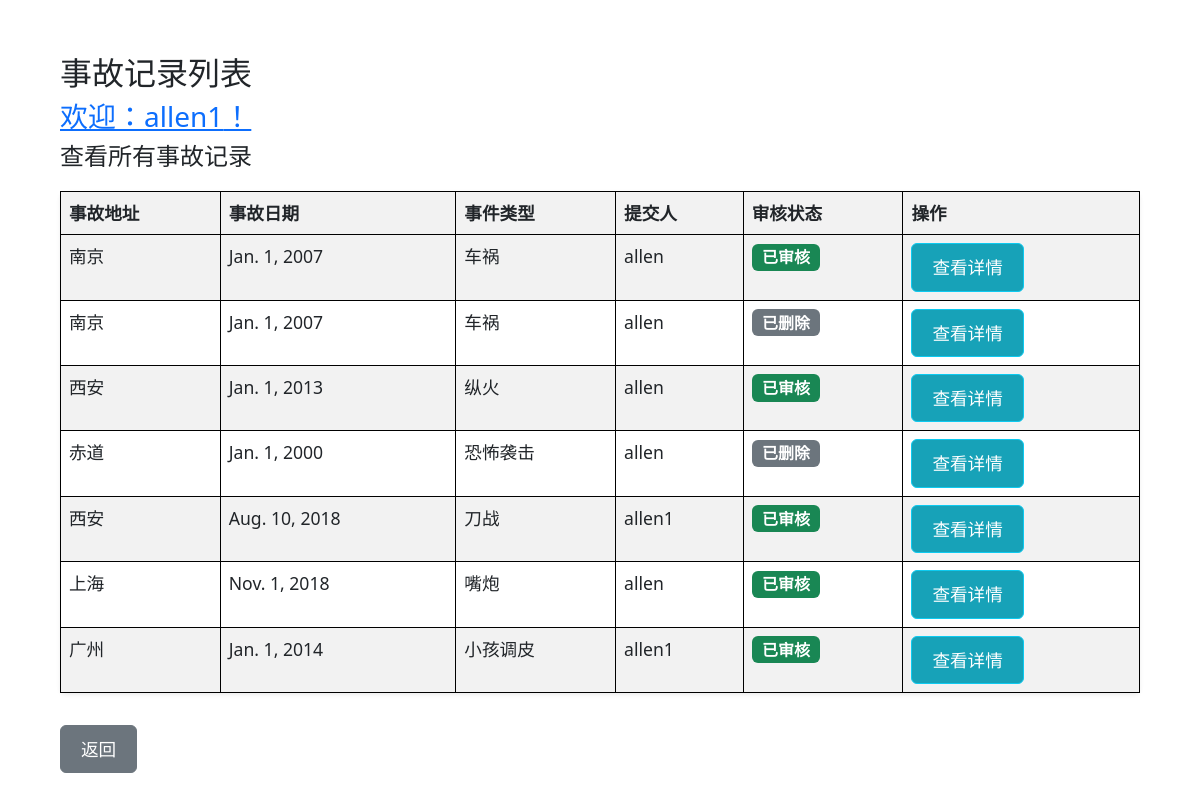
The app's page /accident/ (signed in), older data.
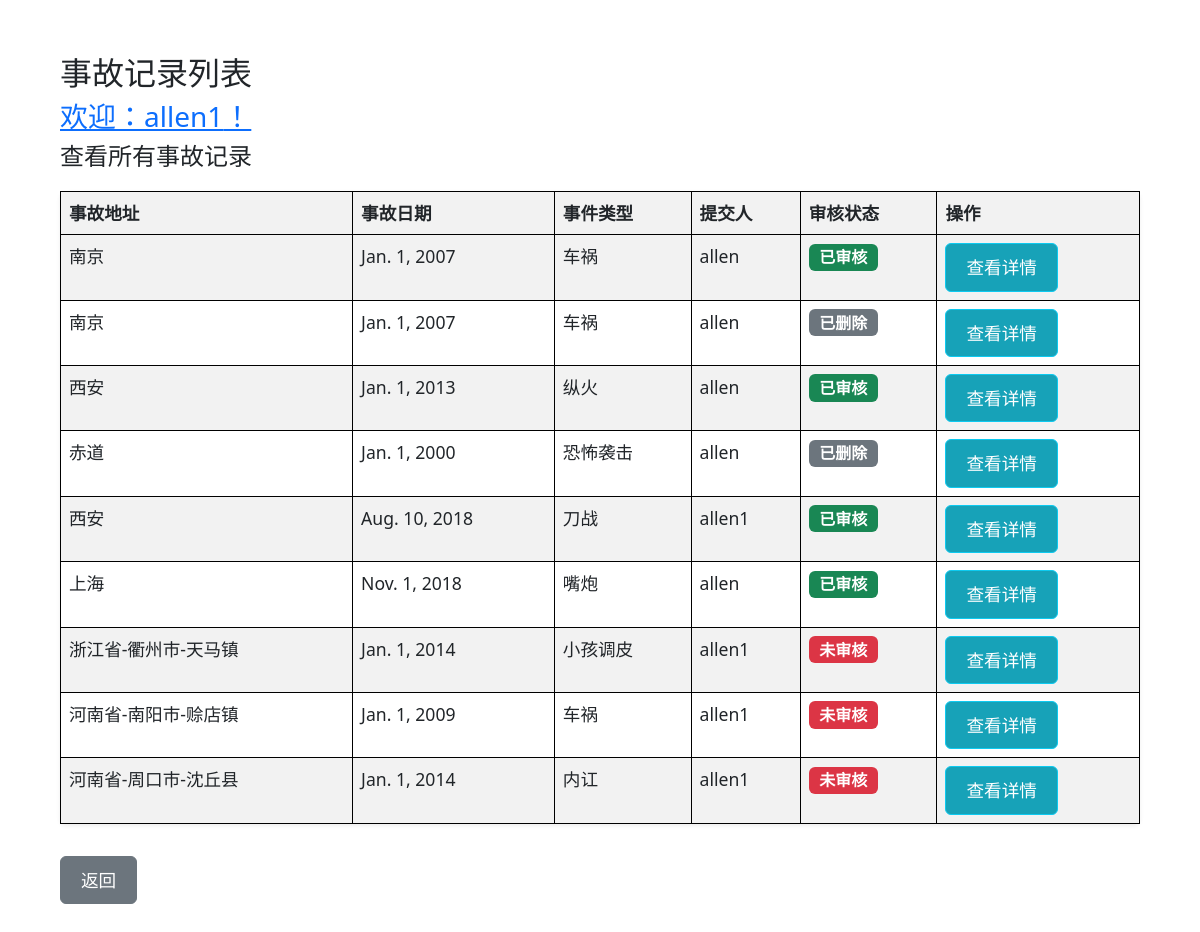
The same page, newer data.
### data/models.py (models this page shows, shortened)
class Accident(models.Model):
    address = models.CharField(max_length=200)
    accident_date = models.DateField()
    description = models.TextField()
    accident_type = models.CharField(max_length=200)
    injured = models.PositiveIntegerField(default=0)
    dead = models.PositiveIntegerField(default=0)
    unknown = models.CharField(max_length=200, default='情况未知')
    latitude = models.FloatField(default=0.0)
    longitude = models.FloatField(default=0.0)
    video_link = models.CharField(max_length=200)
    is_approved = models.BooleanField(False)
    is_deleted = models.BooleanField(default=False)
    created_by = models.ForeignKey(User, on_delete=models.CASCADE)

### users/models.py (models this page shows, shortened)
class CustomUser(AbstractUser):
    is_admin = models.BooleanField(default=False)
    phone_number = models.CharField(max_length=15, blank=True, null=True)  # 电话号码
    address = models.TextField(blank=True, null=True)  # 地址
    def __str__(self):
        return self.username

### data/views.py (the view)
# urls.py: path('accident/', views.accident_list, name='accident_list'),
@login_required
def accident_list(request):
    if request.user.is_staff:
        accidents = Accident.objects.all()
    else:
        accidents = Accident.objects.filter(Q(created_by=request.user) & Q(is_approved=True) | Q(is_approved=False))
    next = request.GET.get('next', None)
    return render(request, 'data/accident_list.html', {'accidents': accidents, 'next': next})

### templates/data/accident_list.html (shortened to what this page needs)
{% extends 'base_generic.html' %}
{% block content %}
  <div class="container mt-4">
    <h2>事故记录列表</h2>
    <h3><a href="{% url 'user_detail' user.id %}">欢迎：{{ user.username }}！</a></h3>
    {% if user.is_staff %}
      <h4>查看所有事故记录</h4>
    {% else %}
      <h4>查看提交的事故记录</h4>
    {% endif %}
    <table class="table table-bordered table-striped table-hover shadow-sm rounded">
      <thead>
        <tr>
          <th>事故地址</th>
          <th>事故日期</th>
          <th>事件类型</th>
          <th>提交人</th>
          <th>审核状态</th>
          <th>操作</th>
        </tr>
      </thead>
      <tbody>
        {% for accident in accidents %}
          <tr>
            <td>{{ accident.address }}</td>
            <td>{{ accident.accident_date }}</td>
            <td>{{ accident.accident_type }}</td>
            <td>{{ accident.created_by }}</td>
            <td>
              {% if accident.is_deleted %}
                <span class="badge bg-secondary">已删除</span>
              {% else %}
                {% if accident.is_approved %}
                  <span class="badge bg-success">已审核</span>
                {% else %}
                  <span class="badge bg-danger">未审核</span>
                {% endif %}
              {% endif %}
            </td>
            <td>
              <a href="{% url 'accident_detail' accident.id %}?next={{ request.path }}" class="btn btn-info">查看详情</a>
            </td>
          </tr>
        {% empty %}
          <tr>
            <td colspan="6" class="text-center">没有事故记录。</td>
          </tr>
        {% endfor %}
      </tbody>
    </table>
    <a href="{{ next }}" class="btn btn-secondary mt-3">返回</a>
  </div>
{% endblock %}

Row changes from the older to the newer data that the page shows:
changed Accident "小孩调皮": address "广州" → "浙江省-衢州市-天马镇"; is_approved "已审核" → "未审核"
added Accident: address "河南省-南阳市-赊店镇", accident_date "Jan. 1, 2009", accident_type "车祸", created_by "allen1", is_deleted "未审核"
added Accident: address "河南省-周口市-沈丘县", accident_date "Jan. 1, 2014", accident_type "内讧", created_by "allen1", is_deleted "未审核"
